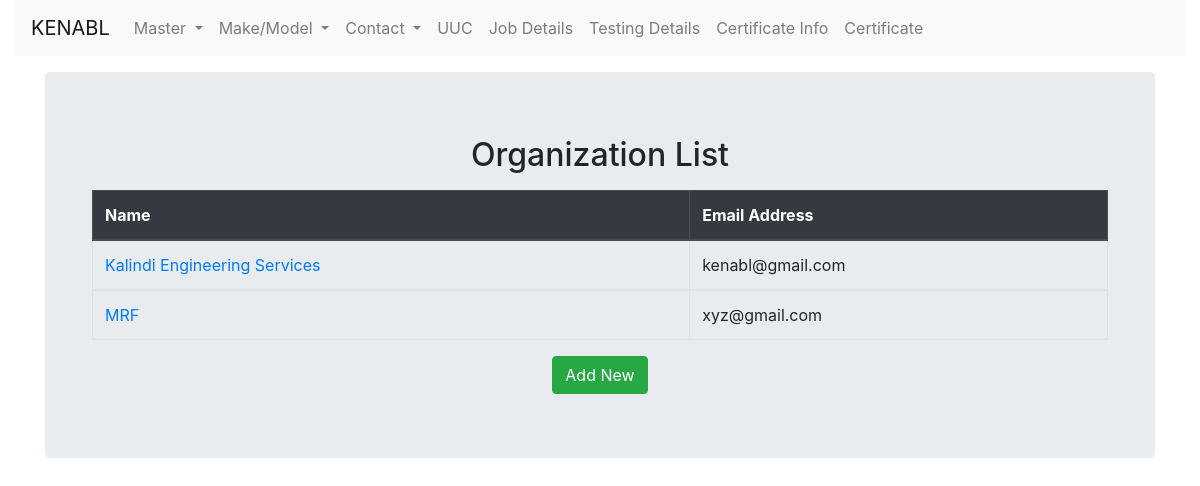
The app's page /contact/orglist/ with its own data.
### contact/models.py (models this page shows, shortened)
class organization(models.Model):
    name = models.CharField(max_length=256)
    website = models.URLField(max_length=256, null=True, blank=True)
    email = models.EmailField(max_length=256, null=True, blank=True)
    address = models.TextField(null=True, blank=True)
    phone_1 = models.CharField(max_length=256)
    industry = models.ForeignKey('industry', on_delete=models.CASCADE, null=True, blank=True)
    notes = models.TextField(null=True, blank=True)
    country = models.ForeignKey('country', on_delete=models.CASCADE, null=True, blank=True)
    state = models.ForeignKey('state', on_delete=models.CASCADE, null=True, blank=True)
    city = models.ForeignKey('city', on_delete=models.CASCADE, null=True, blank=True)

### contact/views.py (the view)
# urls.py: path('orglist/', views.OrganizationListView.as_view(),name='list'),
class OrganizationListView(ListView):
    context_object_name = 'org_list'
    model = organization
    template_name = 'contact/organization_list.html'

### contact/templates/contact/organization_list.html (shortened to what this page needs)
{% extends 'masterinstrument/base.html' %}
{% block content %}
<div class="container">
<div class="jumbotron">
    <div>
          <h2 style="text-align:center;">Organization List</h2>
    </div>
    <div class="container">
      <table class="table table-bordered">
        <thead class="thead-dark">
      <tr>
        <th scope="col">Name</th>
        <th scope="col">Email Address</th>
      </tr>
    </thead>
  {% for list in org_list %}
  <tbody>
    <tr>
      <td><a href="{% url 'detailorganization' pk=list.pk %}">{{list.name}}</a></td>
      <td>{{list.email}}</td>
    </tr>
  </tbody>
  {% endfor %}
</table>
  <div class="text-center">
    <a class='btn btn-success' href="{% url 'createorganization' %}">Add New</a>
  </div>
</div>
  </div>
  </div>
{% endblock %}

### records on screen
organization: name "Kalindi Engineering Services", email "kenabl@gmail.com"
organization: name "MRF", email "xyz@gmail.com"
